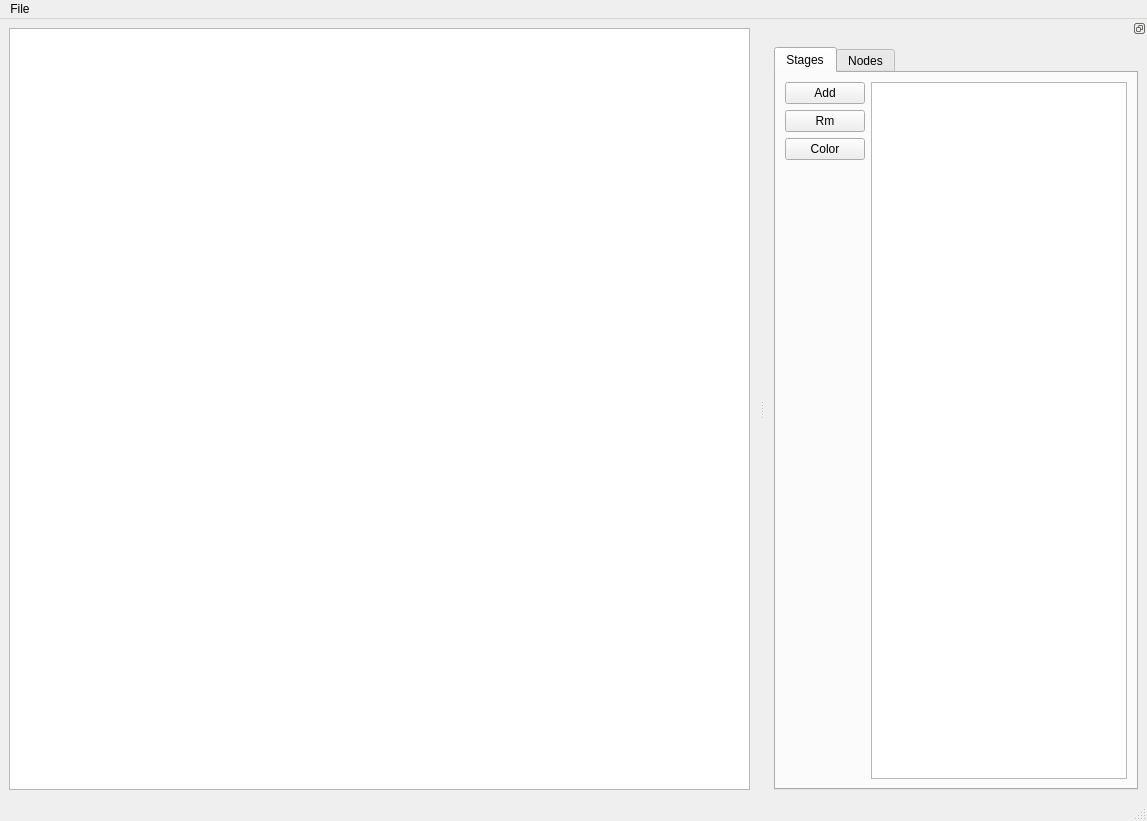
<?xml version="1.0" encoding="UTF-8"?>
<ui version="4.0">
 <class>Editor</class>
 <widget class="QMainWindow" name="Editor">
  <property name="geometry">
   <rect>
    <x>0</x>
    <y>0</y>
    <width>1147</width>
    <height>821</height>
   </rect>
  </property>
  <property name="windowTitle">
   <string>Piper editor</string>
  </property>
  <widget class="QWidget" name="centralWidget">
   <layout class="QGridLayout" name="gridLayout_2">
    <item row="0" column="0">
     <layout class="QGridLayout" name="gridLayout">
      <item row="0" column="0" rowspan="2">
       <widget class="piper::View" name="view">
        <property name="renderHints">
         <set>QPainter::Antialiasing|QPainter::HighQualityAntialiasing|QPainter::NonCosmeticDefaultPen|QPainter::SmoothPixmapTransform|QPainter::TextAntialiasing</set>
        </property>
       </widget>
      </item>
     </layout>
    </item>
   </layout>
  </widget>
  <widget class="QMenuBar" name="menuBar">
   <property name="geometry">
    <rect>
     <x>0</x>
     <y>0</y>
     <width>1147</width>
     <height>30</height>
    </rect>
   </property>
   <widget class="QMenu" name="menuFile">
    <property name="title">
     <string>File</string>
    </property>
    <addaction name="actionload"/>
    <addaction name="actionsave"/>
    <addaction name="actionsave_on"/>
    <addaction name="actionexport"/>
   </widget>
   <addaction name="menuFile"/>
  </widget>
  <widget class="QStatusBar" name="statusBar"/>
  <widget class="QDockWidget" name="dockWidget_2">
   <property name="features">
    <set>QDockWidget::DockWidgetFloatable|QDockWidget::DockWidgetMovable</set>
   </property>
   <attribute name="dockWidgetArea">
    <number>2</number>
   </attribute>
   <widget class="QWidget" name="dockWidgetContents_2">
    <layout class="QGridLayout" name="gridLayout_4">
     <item row="0" column="0">
      <layout class="QGridLayout" name="gridLayout_3">
       <item row="0" column="0">
        <widget class="QTabWidget" name="tabWidget">
         <property name="focusPolicy">
          <enum>Qt::ClickFocus</enum>
         </property>
         <property name="currentIndex">
          <number>0</number>
         </property>
         <widget class="QWidget" name="tab">
          <attribute name="title">
           <string>Stages</string>
          </attribute>
          <layout class="QGridLayout" name="gridLayout_6">
           <item row="1" column="0">
            <widget class="QPushButton" name="stage_rm">
             <property name="focusPolicy">
              <enum>Qt::ClickFocus</enum>
             </property>
             <property name="text">
              <string>Rm</string>
             </property>
            </widget>
           </item>
           <item row="2" column="0">
            <widget class="QPushButton" name="stage_color">
             <property name="focusPolicy">
              <enum>Qt::ClickFocus</enum>
             </property>
             <property name="text">
              <string>Color</string>
             </property>
            </widget>
           </item>
           <item row="0" column="2" rowspan="4" colspan="4">
            <widget class="QListView" name="stages">
             <property name="focusPolicy">
              <enum>Qt::ClickFocus</enum>
             </property>
             <property name="editTriggers">
              <set>QAbstractItemView::NoEditTriggers</set>
             </property>
             <property name="tabKeyNavigation">
              <bool>true</bool>
             </property>
             <property name="dragEnabled">
              <bool>true</bool>
             </property>
            </widget>
           </item>
           <item row="0" column="0">
            <widget class="QPushButton" name="stage_add">
             <property name="focusPolicy">
              <enum>Qt::ClickFocus</enum>
             </property>
             <property name="text">
              <string>Add</string>
             </property>
            </widget>
           </item>
          </layout>
         </widget>
         <widget class="QWidget" name="tab_2">
          <attribute name="title">
           <string>Nodes</string>
          </attribute>
          <layout class="QGridLayout" name="gridLayout_7">
           <item row="0" column="0">
            <layout class="QGridLayout" name="gridLayout_5">
             <item row="1" column="1">
              <widget class="QTreeView" name="nodeProperty">
               <property name="focusPolicy">
                <enum>Qt::ClickFocus</enum>
               </property>
              </widget>
             </item>
             <item row="0" column="1">
              <widget class="QListView" name="nodes">
               <property name="focusPolicy">
                <enum>Qt::ClickFocus</enum>
               </property>
              </widget>
             </item>
            </layout>
           </item>
          </layout>
         </widget>
        </widget>
       </item>
      </layout>
     </item>
    </layout>
   </widget>
  </widget>
  <action name="actionsave">
   <property name="text">
    <string>save</string>
   </property>
   <property name="shortcut">
    <string>Ctrl+S</string>
   </property>
  </action>
  <action name="actionload">
   <property name="text">
    <string>open</string>
   </property>
   <property name="shortcut">
    <string>Ctrl+O</string>
   </property>
  </action>
  <action name="actionexport">
   <property name="text">
    <string>export</string>
   </property>
  </action>
  <action name="actionsave_on">
   <property name="text">
    <string>save on</string>
   </property>
   <property name="shortcut">
    <string>Ctrl+Shift+S</string>
   </property>
  </action>
 </widget>
 <customwidgets>
  <customwidget>
   <class>piper::View</class>
   <extends>QGraphicsView</extends>
   <header>View.h</header>
  </customwidget>
 </customwidgets>
 <resources/>
 <connections/>
</ui>
